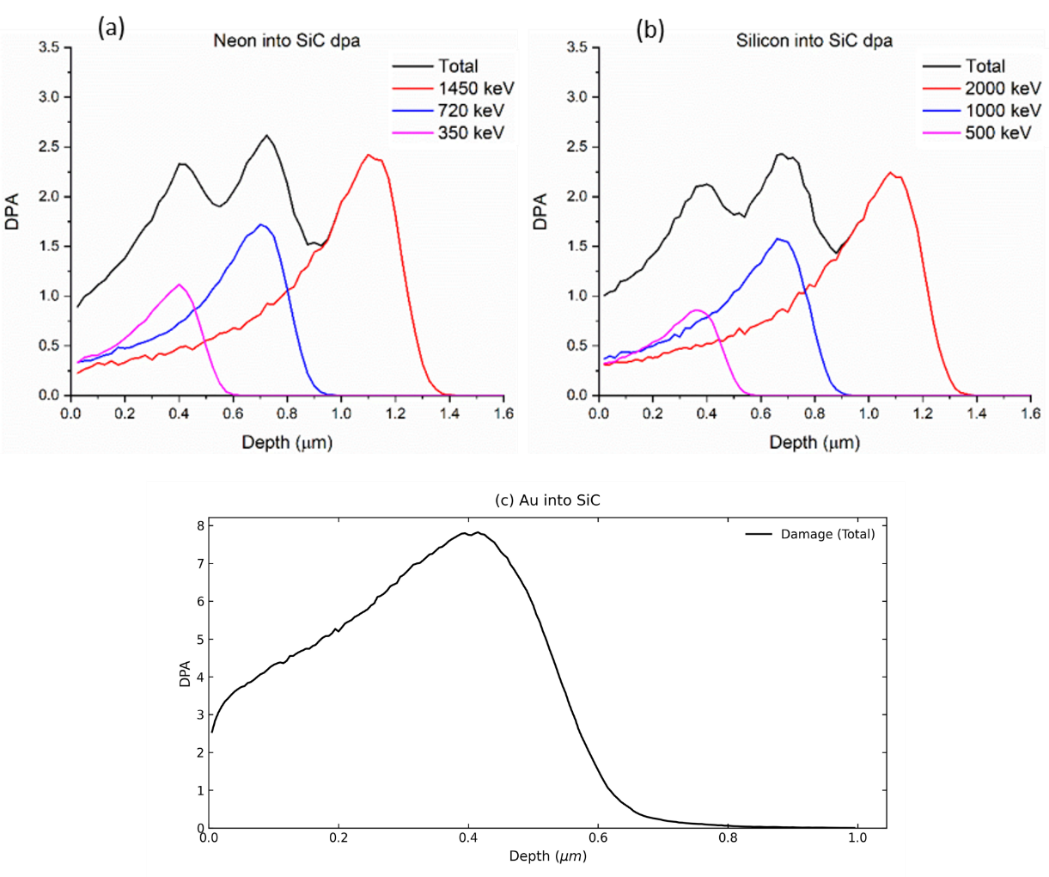
#> input picture data/figure_sources/fig2_source_image2.png, 1049 x 877 px, found by its file name
$ python make_fig2_row.py
#> lines starting #> are read from the running program, lines starting #| are printed output that depends on the picture; after the words box and inside, x2 and y2 are one past the last pixel; in counts of white or black regions, pixels touching at a corner belong together
"""Fig 2 rebuild (C11, split per JLR): TWO separate images, joined manually.

  fig_2_ab.png   — (a) Ne + (b) Si cropped 1:1 from the manuscript raster
                   (docx media/image2.png top row; black strips and old (c)
                   discarded, old label ghosts whitened). Native resolution,
                   no rescaling. Letters (a)/(b) top-left.
  fig_2_c_au.png — (c) Au regenerated from the on-disk SRIM damage profile
                   (3 MeV, 2.5e15 cm-2) in matching style: left/bottom spines
                   only, black Total curve, title above box, Depth (um) 0-1.6.

NB the old Fig 2 axes were already correct um units (the mislabelled exports
were only the standalone SRIM_profile.png files).

Requires output/fig2_source_image2.png (extracted from the master docx media/).
Run from the repo root: .venv\\Scripts\\python.exe output\\make_fig2_row.py
"""
import os
import sys

import numpy as np
import pandas as pd
import matplotlib
matplotlib.use("Agg")
import matplotlib.pyplot as plt
from PIL import Image

sys.stdout.reconfigure(errors="replace")

OUT = "output"
SRC = os.path.join("data", "figure_sources", "fig2_source_image2.png")
AU_CSV = r"data/srim/Au 3 MeV - 2.5e15 ions cm-2/Damage.csv"
DPI = 150

img = np.asarray(Image.open(SRC).convert("RGB"))
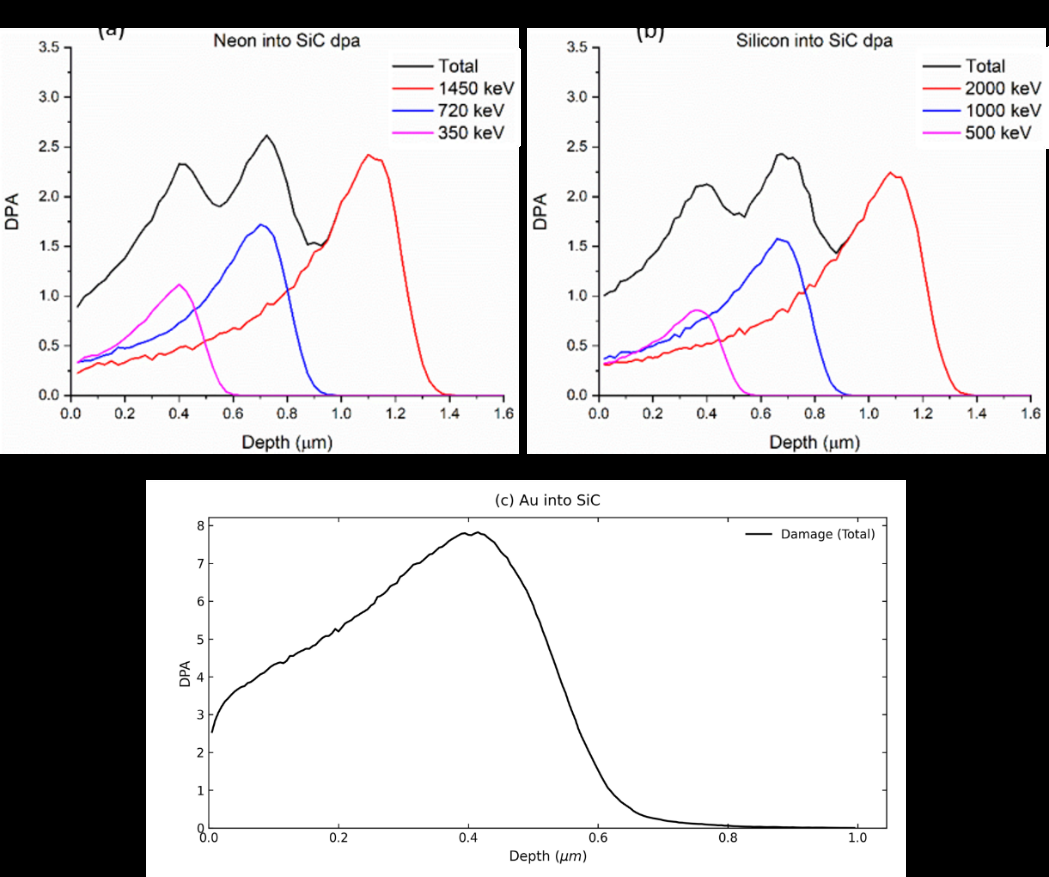
#> img: shape (877, 1049, 3); mean R, G, B 200, 198.9, 199.7
A = img[28:454, 0:519].copy()      # (a) Ne panel, native pixels
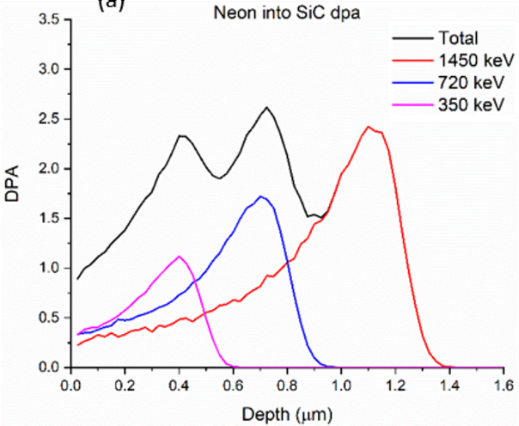
#> A: shape (426, 519, 3); mean R, G, B 244.8, 242.5, 244.3
B = img[28:454, 527:1046].copy()   # (b) Si panel
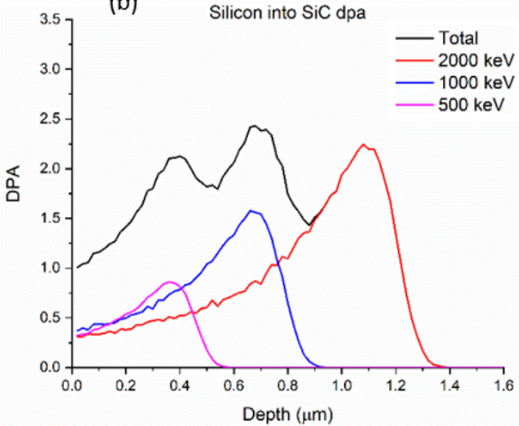
#> B: shape (426, 519, 3); mean R, G, B 244.9, 242.7, 244.3
# whiten the descenders of the old strip "(a)"/"(b)" labels
A[0:26, 0:200] = 255
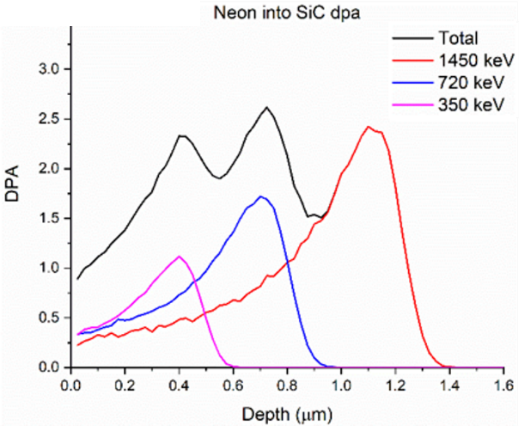
#> A: shape (426, 519, 3); 2.18% of pixels changed, all inside (x1, y1, x2, y2) = (0, 0, 200, 26)
B[0:26, 0:200] = 255
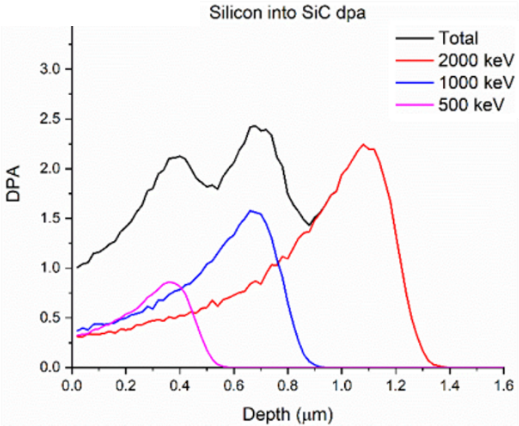
#> B: shape (426, 519, 3); 2.18% of pixels changed, all inside (x1, y1, x2, y2) = (0, 0, 200, 26)

# ---- part 1: (a)+(b), native 1:1 pixels ----
ph = A.shape[0]
#> ph = 426
gap = 14
canvas = np.full((ph, A.shape[1] + gap + B.shape[1], 3), 255, dtype=np.uint8)
canvas[:, :A.shape[1]] = A
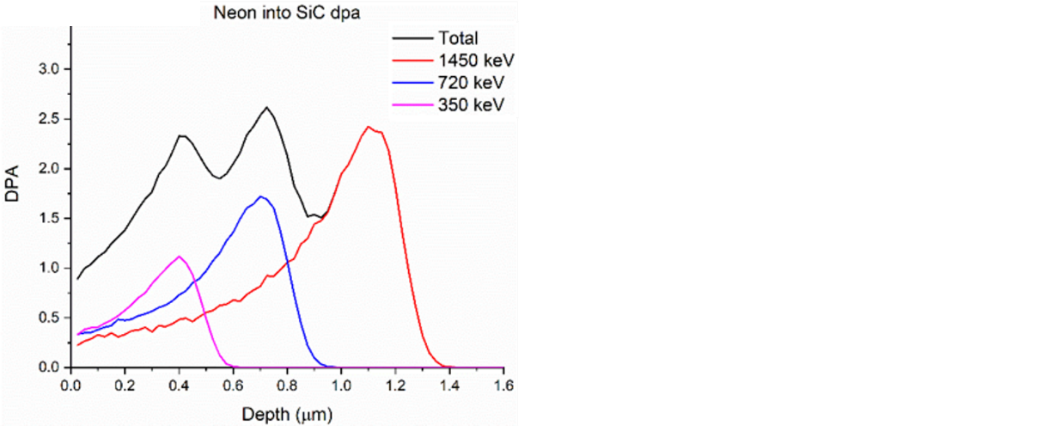
#> canvas: shape (426, 1052, 3); mean R, G, B 250.1, 249, 249.8
canvas[:, A.shape[1] + gap:] = B
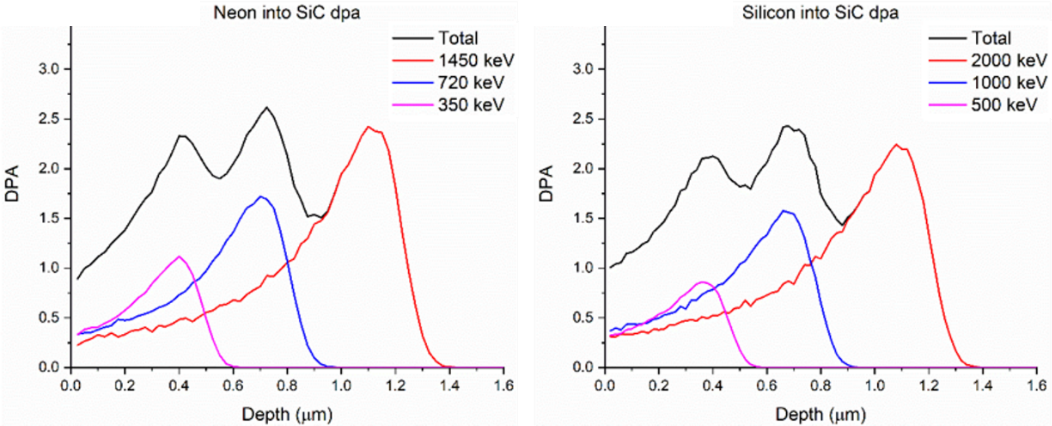
#> canvas: shape (426, 1052, 3); mean R, G, B 245.3, 243, 244.7
fig = plt.figure(figsize=(canvas.shape[1] / DPI, ph / DPI), dpi=DPI)
ax = fig.add_axes([0, 0, 1, 1])
ax.imshow(canvas)
ax.set_axis_off()
for x_frac, letter in [(0.012, "(a)"), (A.shape[1] / canvas.shape[1] + 0.012, "(b)")]:
    ax.annotate(letter, xy=(x_frac, 0.985), xycoords="axes fraction", ha="left",
                va="top", fontsize=13, weight="bold",
                bbox=dict(boxstyle="round,pad=0.15", fc="white", ec="none"))
p1 = os.path.join(OUT, "fig_2_ab.png")
fig.savefig(p1, dpi=DPI)
plt.close(fig)

# ---- part 2: (c) Au, matching style ----
fig, axc = plt.subplots(figsize=(519 / DPI, 480 / DPI), dpi=DPI)
fig.subplots_adjust(left=0.13, right=0.97, top=0.90, bottom=0.16)
#> (the run stopped early here; a loop or call above may not have finished)
